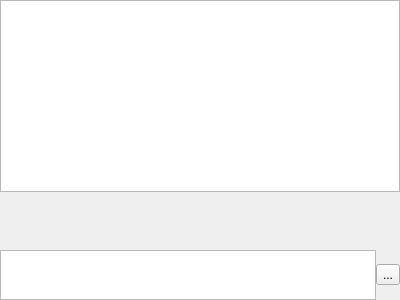
<?xml version="1.0" encoding="UTF-8"?>
<ui version="4.0">
 <class>VideoPlayer</class>
 <widget class="QWidget" name="VideoPlayer">
  <property name="geometry">
   <rect>
    <x>0</x>
    <y>0</y>
    <width>400</width>
    <height>300</height>
   </rect>
  </property>
  <property name="windowTitle">
   <string>Form</string>
  </property>
  <layout class="QGridLayout" name="gridLayout">
   <property name="leftMargin">
    <number>0</number>
   </property>
   <property name="topMargin">
    <number>0</number>
   </property>
   <property name="rightMargin">
    <number>0</number>
   </property>
   <property name="bottomMargin">
    <number>0</number>
   </property>
   <property name="spacing">
    <number>0</number>
   </property>
   <item row="0" column="0">
    <layout class="QVBoxLayout" name="verticalLayout">
     <property name="spacing">
      <number>0</number>
     </property>
     <item>
      <widget class="QGraphicsView" name="graphicsView"/>
     </item>
     <item>
      <layout class="QVBoxLayout" name="toolbar">
       <item>
        <layout class="QHBoxLayout" name="scrubber">
         <property name="spacing">
          <number>0</number>
         </property>
         <item>
          <widget class="Scrubber" name="scrubberDisplay" native="true"/>
         </item>
        </layout>
       </item>
       <item>
        <layout class="QHBoxLayout" name="actionButtons">
         <item>
          <widget class="QTextBrowser" name="timeText">
           <property name="maximumSize">
            <size>
             <width>16777215</width>
             <height>50</height>
            </size>
           </property>
           <property name="baseSize">
            <size>
             <width>0</width>
             <height>0</height>
            </size>
           </property>
           <property name="font">
            <font>
             <family>Roboto</family>
             <pointsize>16</pointsize>
            </font>
           </property>
           <property name="frameShadow">
            <enum>QFrame::Plain</enum>
           </property>
          </widget>
         </item>
         <item>
          <widget class="QToolButton" name="playPause">
           <property name="text">
            <string>...</string>
           </property>
          </widget>
         </item>
        </layout>
       </item>
      </layout>
     </item>
    </layout>
   </item>
  </layout>
 </widget>
 <customwidgets>
  <customwidget>
   <class>Scrubber</class>
   <extends>QWidget</extends>
   <header>scrubber.h</header>
   <container>1</container>
  </customwidget>
 </customwidgets>
 <resources/>
 <connections/>
</ui>
